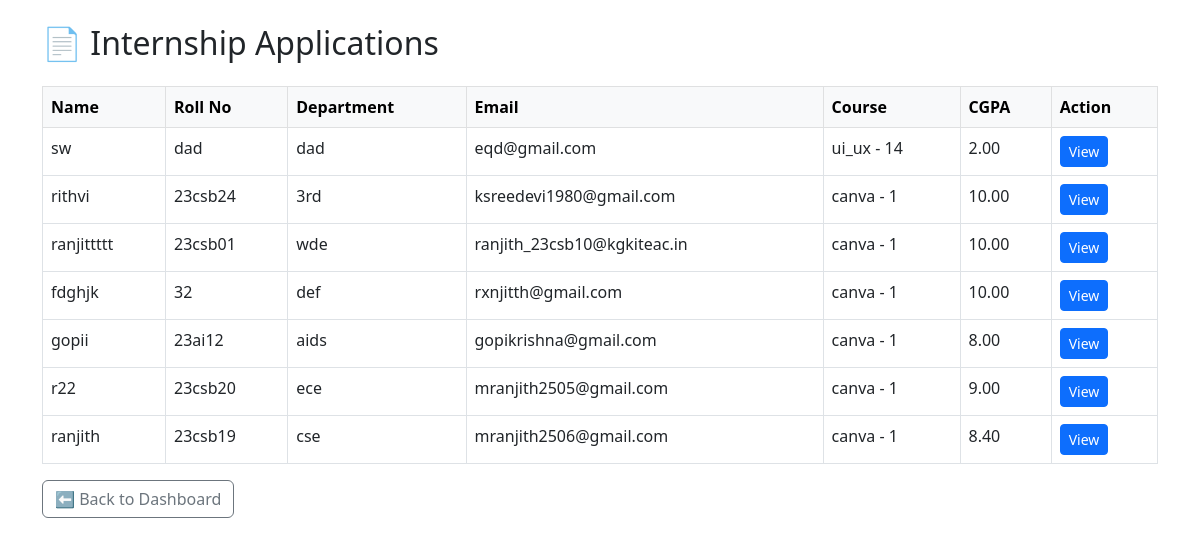
Before: /internship_applications_list/ (signed in) with the older database file.
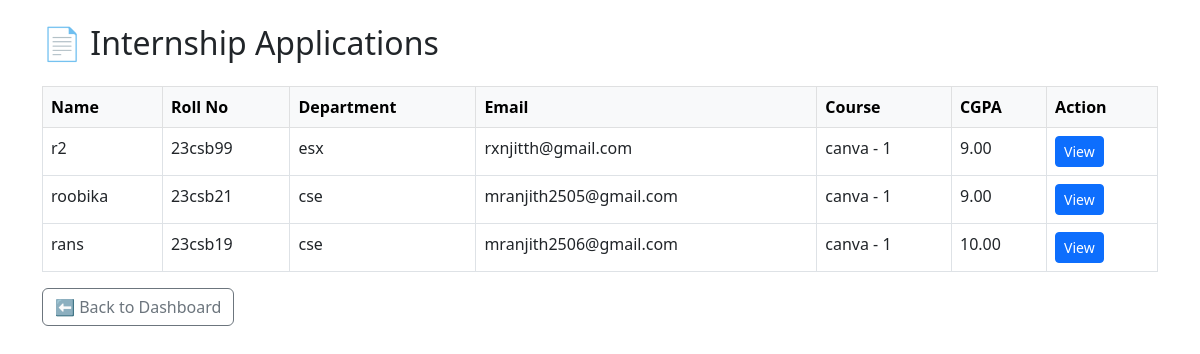
After: the same page with the newer database file.
### ips_intern/models.py (models this page shows, shortened)
class InternApplication(models.Model):
    user = models.OneToOneField(User, on_delete=models.CASCADE, null=True, blank=True)
    name = models.CharField(max_length=100)
    roll_no = models.CharField(max_length=50)
    department = models.CharField(max_length=100)
    cgpa = models.DecimalField(max_digits=4, decimal_places=2)  # Max CGPA: 10.00 (so use max_digits=4)
    arrears = models.PositiveIntegerField()  # IntegerField is fine, but PositiveIntegerField prevents negative input
    gender = models.CharField(max_length=10)
    clg_mailid = models.EmailField()
    course_duration = models.ForeignKey(CourseDuration, on_delete=models.SET_NULL, null=True, blank=True)
    is_completed = models.BooleanField(default=False)  # auto-triggered when course ends
    is_approved = models.BooleanField(default=False)
    is_rejected = models.BooleanField(default=False)
    is_certified = models.BooleanField(default=False)
    just_approved = models.BooleanField(default=False)

class CourseDuration(models.Model):
    course_name = models.CharField(max_length=100)
    duration = models.CharField(max_length=50)  # Example: "3 months", "6 months", etc.
    def __str__(self):
        return f'{self.course_name} - {self.duration}'

### ips_intern/views.py (the view)
# urls.py: path('internship_applications_list/', views.internship_applications_list, name='internship_applications_list'),
@login_required
def internship_applications_list(request):
    applications = InternApplication.objects.all().order_by('-id')
    return render(request, 'internship_applications.html', {
        'applications': applications
    })

### ips_intern/templates/internship_applications.html (shortened to what this page needs)
<!DOCTYPE html>
<html>
<head>
  <link href="https://cdn.jsdelivr.net/npm/bootstrap@5.3.0/dist/css/bootstrap.min.css" rel="stylesheet">
</head>
<body>
<div class="container mt-4">
  <h2 class="mb-4">📄 Internship Applications</h2>
  <table class="table table-bordered table-hover">
    <thead class="table-light">
      <tr>
        <th>Name</th>
        <th>Roll No</th>
        <th>Department</th>
        <th>Email</th>
        <th>Course</th>
        <th>CGPA</th>
        <th>Action</th>
      </tr>
    </thead>
    <tbody>
      {% for app in applications %}
      <tr>
        <td>{{ app.name }}</td>
        <td>{{ app.roll_no }}</td>
        <td>{{ app.department }}</td>
        <td>{{ app.clg_mailid }}</td>
        <td>{{ app.course_duration }}</td>
        <td>{{ app.cgpa }}</td>
        <td>
  <a href="{% url 'internship_applications_detail' app.id %}" class="btn btn-primary btn-sm">View</a>
</td>
      </tr>
      {% empty %}
      <tr>
        <td colspan="7" class="text-center">No applications found.</td>
      </tr>
      {% endfor %}
    </tbody>
  </table>
  <a href="{% url 'admin_dashboard' %}" class="btn btn-outline-secondary">⬅ Back to Dashboard</a>
</div>
</body>
</html>

Changed rows visible on the page:
removed InternApplication: name "sw", roll_no "dad", department "dad", clg_mailid "eqd@gmail.com", course_duration "ui_ux - 14", cgpa "2.00"
removed InternApplication: name "rithvi", roll_no "23csb24", department "3rd", clg_mailid "ksreedevi1980@gmail.com", course_duration "canva - 1", cgpa "10.00"
removed InternApplication: name "ranjittttt", roll_no "23csb01", department "wde", clg_mailid "ranjith_23csb10@kgkiteac.in", course_duration "canva - 1", cgpa "10.00"
removed InternApplication: name "fdghjk", roll_no "32", department "def", clg_mailid "rxnjitth@gmail.com", course_duration "canva - 1", cgpa "10.00"
removed InternApplication: name "gopii", roll_no "23ai12", department "aids", clg_mailid "gopikrishna@gmail.com", course_duration "canva - 1", cgpa "8.00"
removed InternApplication: name "r22", roll_no "23csb20", department "ece", clg_mailid "mranjith2505@gmail.com", course_duration "canva - 1", cgpa "9.00"
removed InternApplication: name "ranjith", roll_no "23csb19", department "cse", clg_mailid "mranjith2506@gmail.com", course_duration "canva - 1", cgpa "8.40"
added InternApplication: name "r2", roll_no "23csb99", department "esx", clg_mailid "rxnjitth@gmail.com", course_duration "canva - 1", cgpa "9.00"
added InternApplication: name "roobika", roll_no "23csb21", department "cse", clg_mailid "mranjith2505@gmail.com", course_duration "canva - 1", cgpa "9.00"
added InternApplication: name "rans", roll_no "23csb19", department "cse", clg_mailid "mranjith2506@gmail.com", course_duration "canva - 1", cgpa "10.00"
